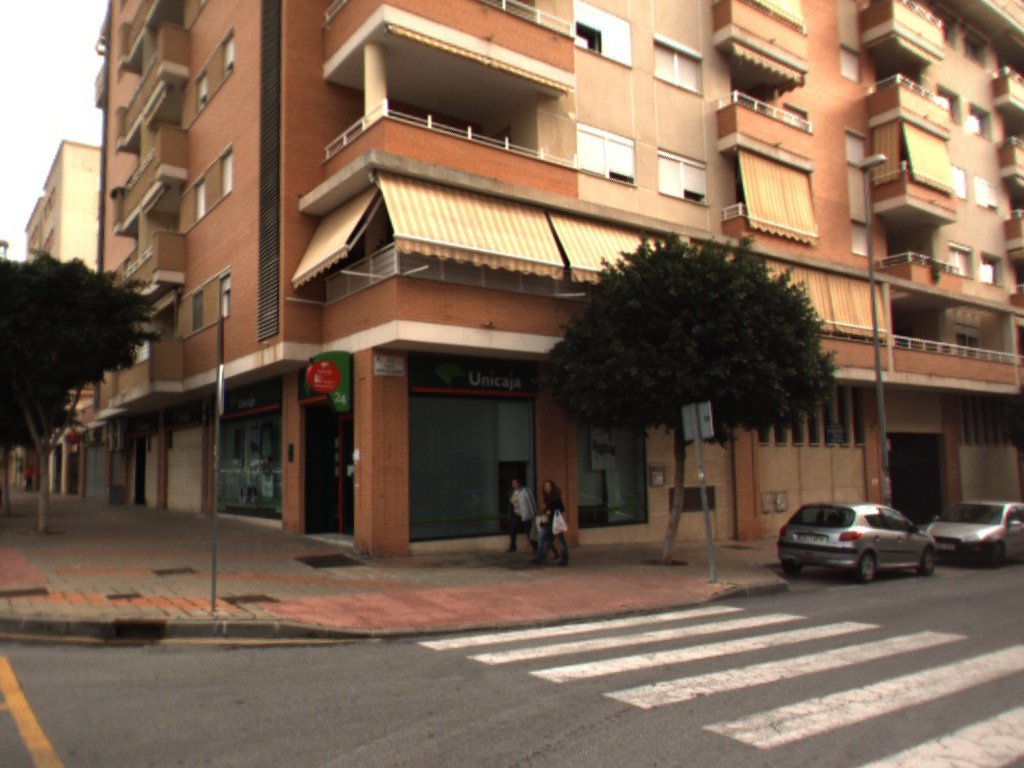
//> input picture Practice/Assignment_1/1.jpg, 1024 x 768 px
$ ./main ../Assignment_1/1.jpg   (built with g++ and OpenCV 4)
//> lines starting //> are read from the running program, lines starting //| are printed output that depends on the picture
#include <opencv2/core/core.hpp>
#include <opencv2/highgui/highgui.hpp>
#include <iostream>
#include <stdio.h>

using namespace cv;
using namespace std;

Mat createPerspectiveTraf(float angle, float skew, float dx, float dy, float scale1, float scale2, float persp1, float persp2)
{
    Mat transformation(3, 3, CV_32F);

    //Offset (eltolas)

    Mat offsetTr = Mat::eye(3, 3, CV_32F);
    offsetTr.at<float>(0, 2) = dx;
    offsetTr.at<float>(1, 2) = dy;

    //Skew (nyiras)
    Mat skewTr = Mat::eye(3, 3, CV_32F);
    skewTr.at<float>(0, 1) = skew;

    //Scale (skalazas)
    Mat scaleTr = Mat::eye(3, 3, CV_32F);
    scaleTr.at<float>(0, 0) = scale1;
    scaleTr.at<float>(1, 1) = scale2;

    //Rotation (elforgatas)
    Mat rotTr = Mat::eye(3, 3, CV_32F);
    rotTr.at<float>(0, 0) = rotTr.at<float>(1, 1) = cos(angle);
    rotTr.at<float>(0, 1) = -sin(angle);
    rotTr.at<float>(1, 0) = sin(angle);

    /*
    cout <<offsetTr << endl;
    cout <<rotTr << endl;
    cout <<skewTr << endl;
    cout <<scaleTr << endl;
*/

    //Concatenation of transformations (trafok egymas utani elvegzese)
    transformation = offsetTr * rotTr * skewTr * scaleTr;
    cout << "Affine Traf: " << transformation << endl;

    //Perspectivity (perspectiv resz):
    transformation.at<float>(2, 0) = persp1;
    transformation.at<float>(2, 1) = persp2;
    cout << "Perspective Traf: " << transformation << endl;

    return transformation;
}

//Kepeket eltranszformalja:

void transformImage(Mat origImg, Mat &newImage, Mat tr, bool isPerspective)
{
    Mat invTr = tr.inv();
    const int WIDTH = origImg.cols;
    const int HEIGHT = origImg.rows;

    for (int x = 0; x < WIDTH; x++)
        for (int y = 0; y < HEIGHT; y++)
        {
            Mat pt(3, 1, CV_32F);
            pt.at<float>(0, 0) = x;
            pt.at<float>(1, 0) = y;
            pt.at<float>(2, 0) = 1.0;

            Mat ptTransformed = invTr * pt;
            //        cout <<pt <<endl;
            //        cout <<invTr <<endl;
            //        cout <<ptTransformed <<endl;
            if (isPerspective)
                ptTransformed = (1.0 / ptTransformed.at<float>(2, 0)) * ptTransformed;

            int newX = round(ptTransformed.at<float>(0, 0));
            int newY = round(ptTransformed.at<float>(1, 0));

            if ((newX >= 0) && (newX < WIDTH) && (newY >= 0) && (newY < HEIGHT))
                newImage.at<Vec3b>(y, x) = origImg.at<Vec3b>(newY, newX);

            //        printf("x:%d y:%d newX:%d newY:%d\n",x,y,newY,newY);
        }
}

int main(int argc, char **argv)
{
    if (argc != 2)
    {
        cout << " Usage: display_image ImageToLoadAndDisplay" << endl;
        return -1;
    }

    Mat image;
    image = imread(argv[1]); // Read the file
//> image is the input picture: 768 rows x 1024 cols, CV_8UC3; mean B, G, R 82.7, 101, 122.8

    if (!image.data) // Check for invalid input
    {
        cout << "Could not open or find the image" << std::endl;
        return -1;
    }

    Mat tr = createPerspectiveTraf(0.2, 0.4, 200.0, 200.0, 0.5, 0.5, 0.001, 0.0002);
    //    cout <<tr.inv() <<endl;

    Mat transformedImage = Mat::zeros(image.size(), image.type());
    transformImage(image, transformedImage, tr, true);
//> after the loop in transformImage, `for (int x = 0; x < WIDTH; x++)`:
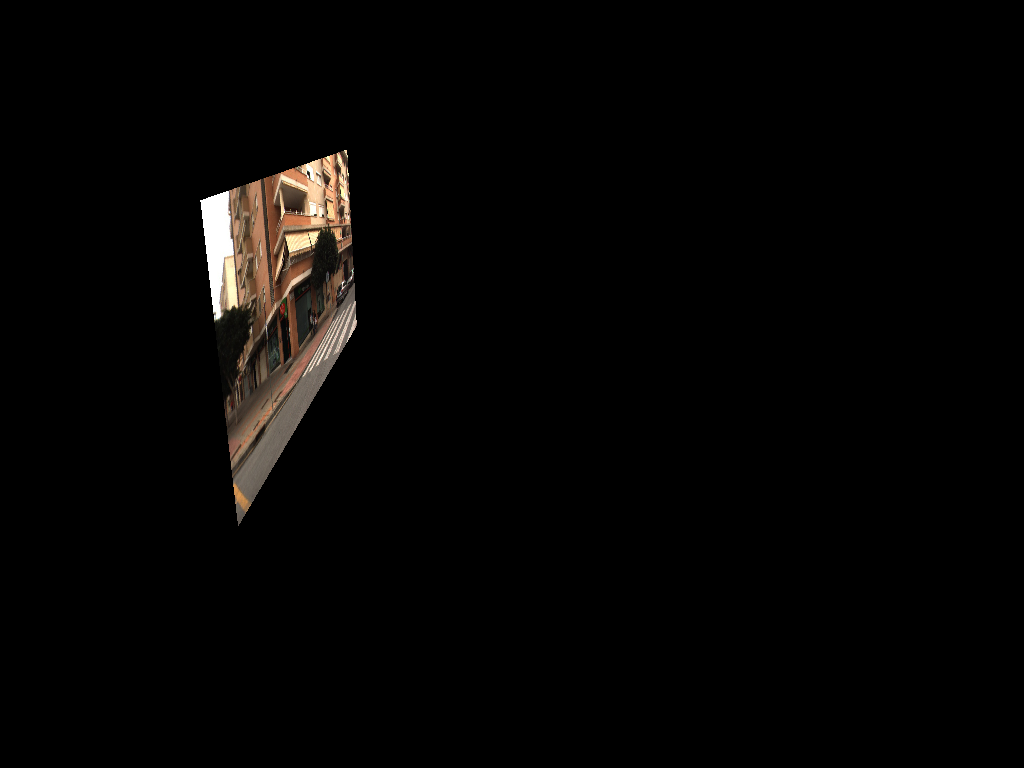
//> newImage: 768 rows x 1024 cols, CV_8UC3; mean B, G, R 3.9, 4.7, 5.7

    Mat tr2 = createPerspectiveTraf(0.0, 0.0, 400.0, 400.0, 1.0, 1.0, 0.0, 0.0);
    transformImage(image, transformedImage, tr2, false);
//> call 2 of transformImage, with isPerspective = false
//> after the loop in transformImage (call 2), `for (int x = 0; x < WIDTH; x++)`:
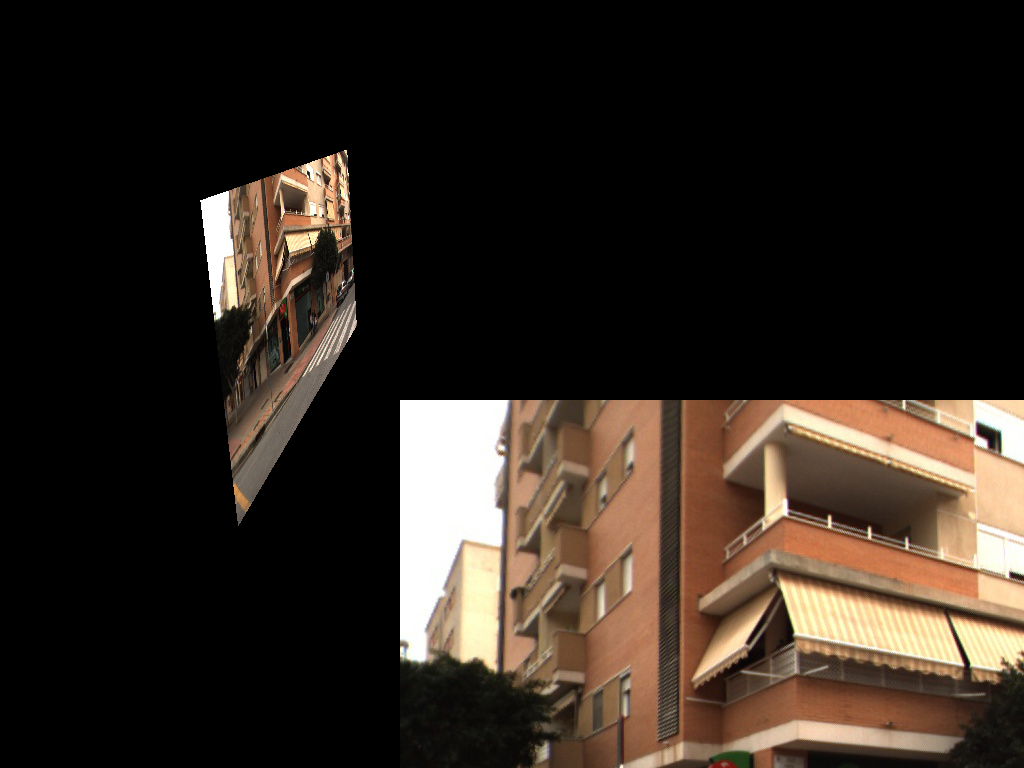
//> newImage: 768 rows x 1024 cols, CV_8UC3; mean B, G, R 31.6, 39.3, 48.4

    namedWindow("Display window", WINDOW_AUTOSIZE); // Create a window for display.
    imshow("Display window", transformedImage);     // Show our image inside it.
    waitKey(0);                                     // Wait for a keystroke in the window
    return 0;
}

$ run again, on Practice/Assignment_1/3.jpg
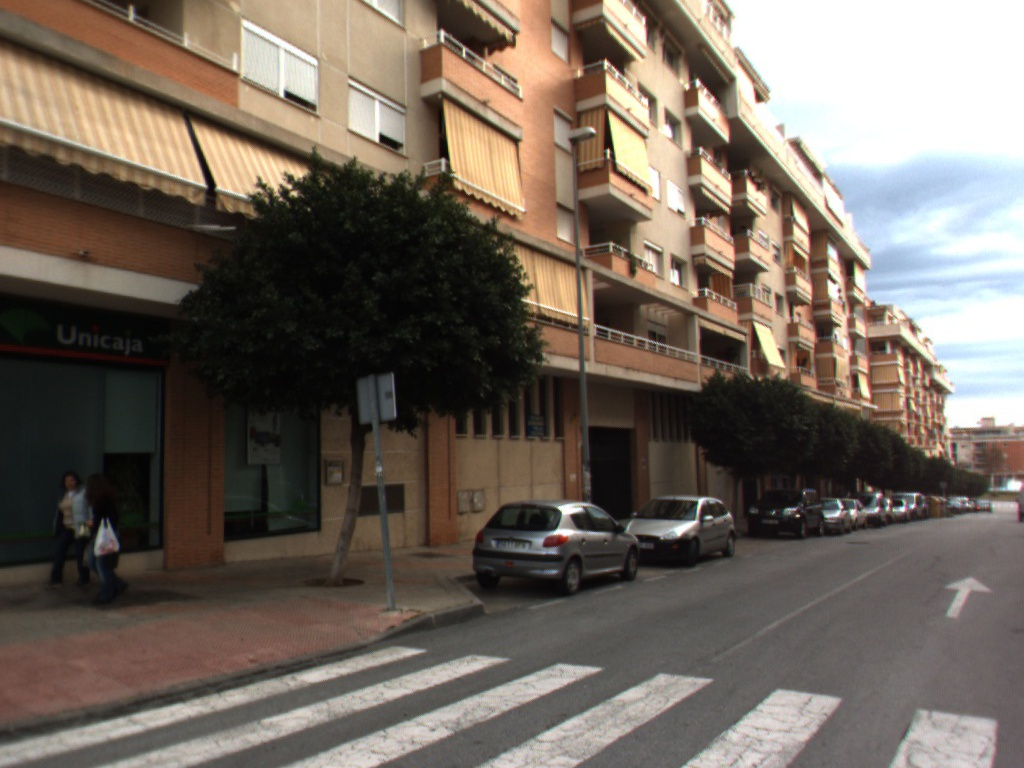
//> input picture Practice/Assignment_1/3.jpg, 1024 x 768 px
//> image is the input picture: 768 rows x 1024 cols, CV_8UC3; mean B, G, R 93, 102.7, 113
//> after the loop in transformImage, `for (int x = 0; x < WIDTH; x++)`:
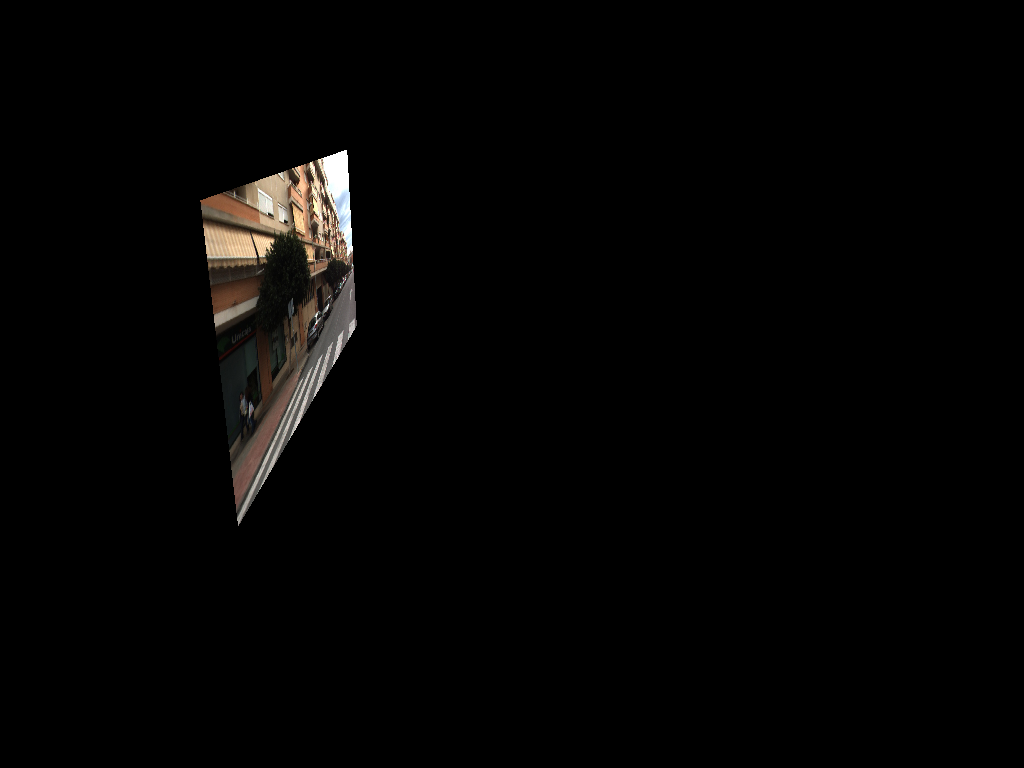
//> newImage: 768 rows x 1024 cols, CV_8UC3; mean B, G, R 3.5, 4.1, 4.6
//> after the loop in transformImage (call 2), `for (int x = 0; x < WIDTH; x++)`:
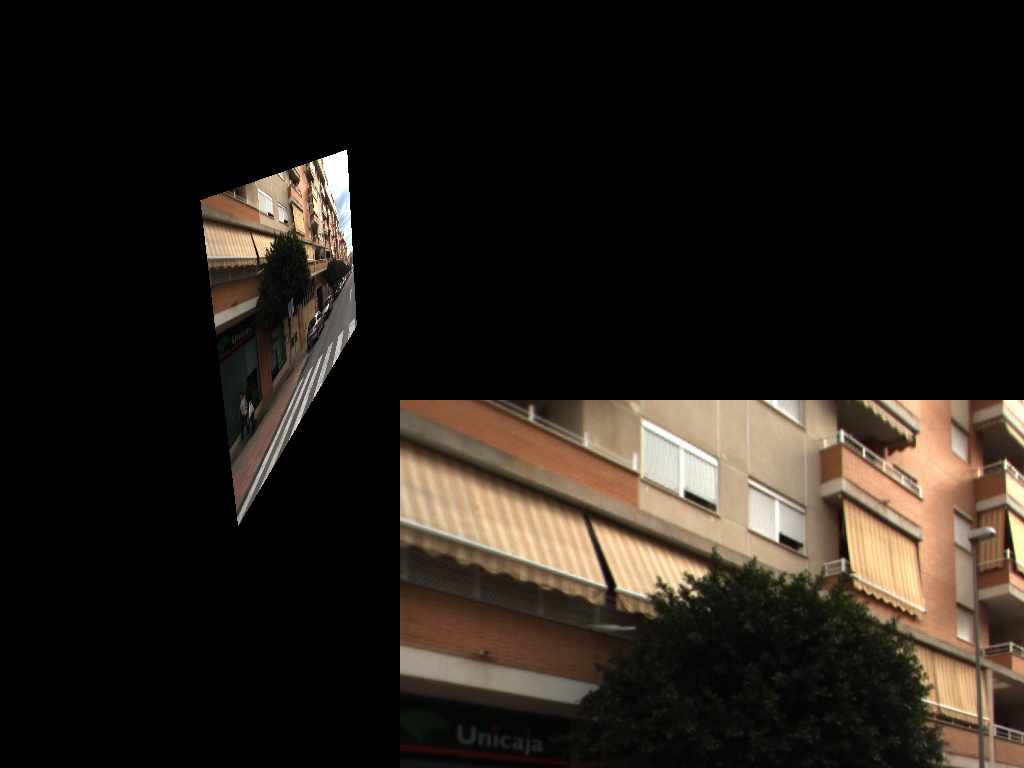
//> newImage: 768 rows x 1024 cols, CV_8UC3; mean B, G, R 24.1, 30.2, 36

$ run again, on Practice/Assignment_1/4.jpg
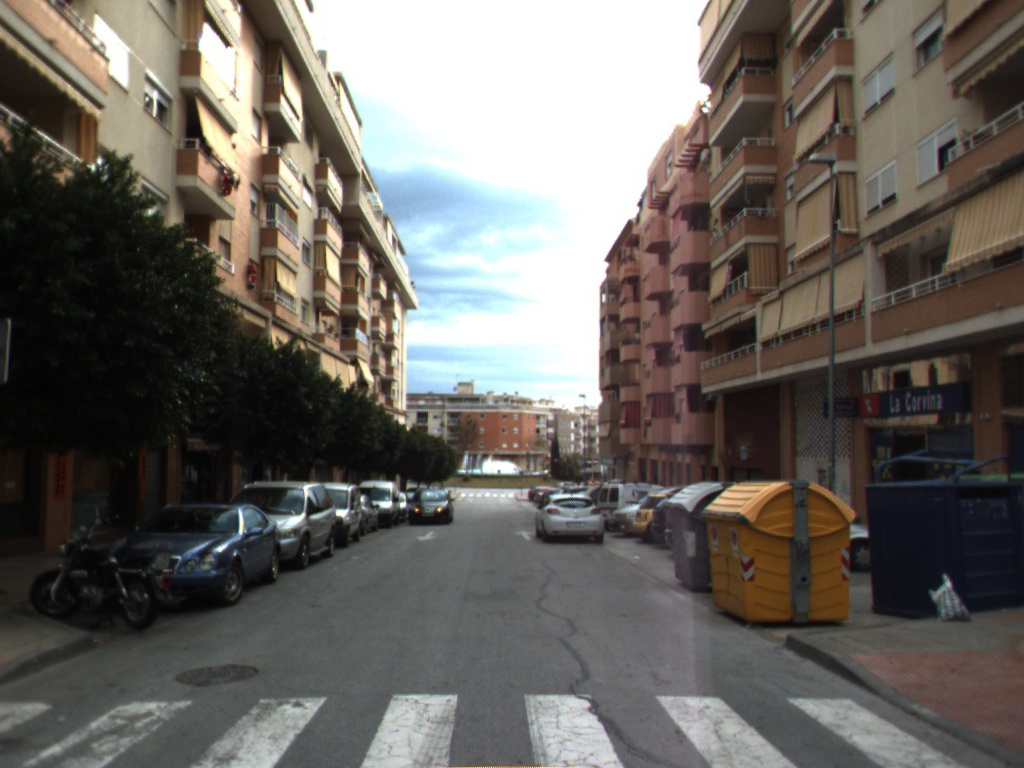
//> input picture Practice/Assignment_1/4.jpg, 1024 x 768 px
//> image is the input picture: 768 rows x 1024 cols, CV_8UC3; mean B, G, R 95.5, 100.7, 104.7
//> after the loop in transformImage, `for (int x = 0; x < WIDTH; x++)`:
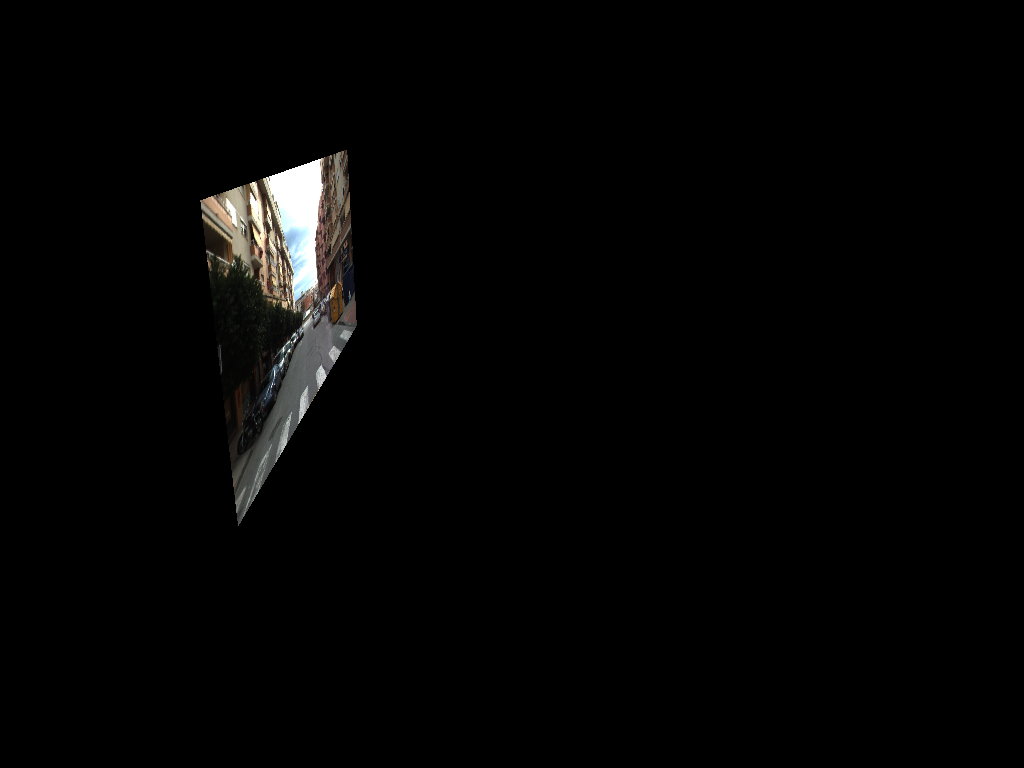
//> newImage: 768 rows x 1024 cols, CV_8UC3; mean B, G, R 4.1, 4.4, 4.5
//> after the loop in transformImage (call 2), `for (int x = 0; x < WIDTH; x++)`:
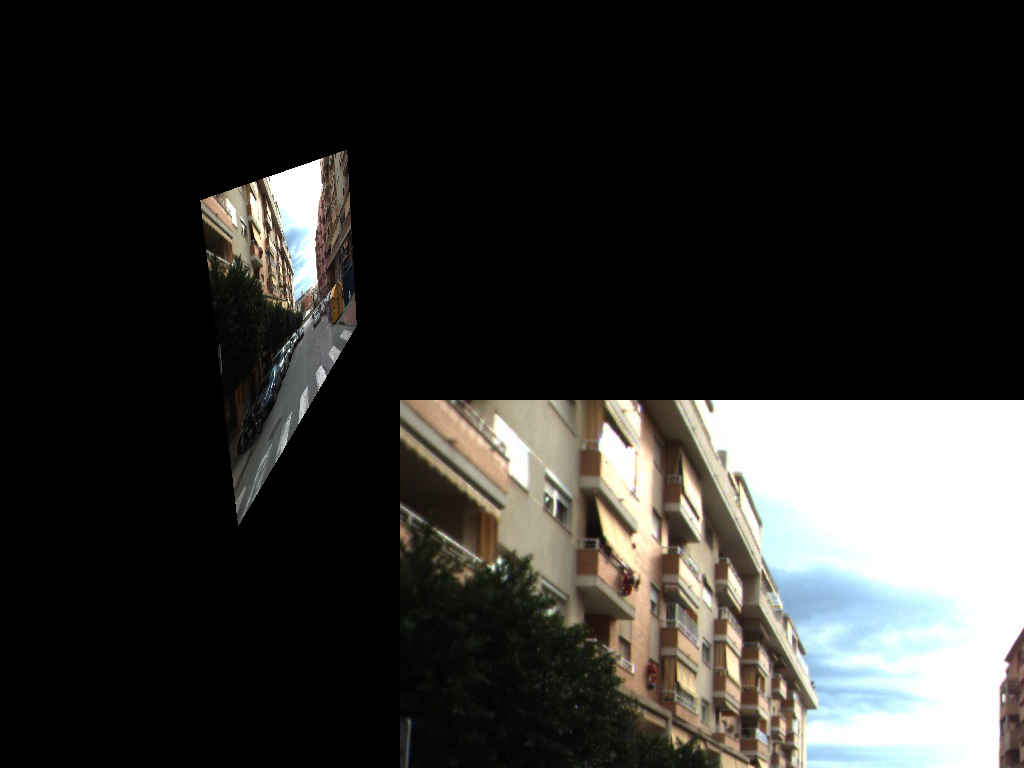
//> newImage: 768 rows x 1024 cols, CV_8UC3; mean B, G, R 46.9, 49.4, 49.9
